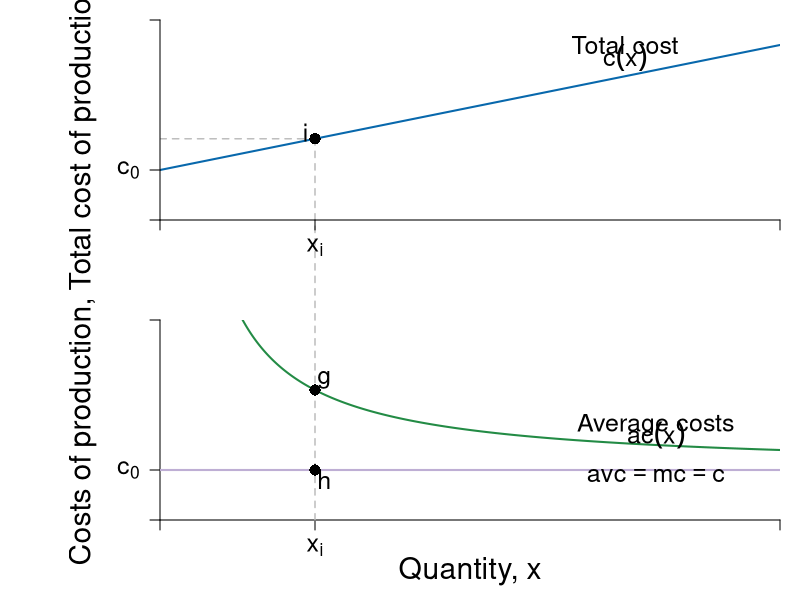

Write the R code that produced this figure.
#Graph Designer: Scott Cohn
#Authors: Bowles and Halliday
#Title: Microeconomics: Competition, Conflict and Coordination

require(shape)
pdf(file = "firmmarketsupply/tc_ac_mc_stacked_linear.pdf", width = 9, height = 12)

#Set parameters for graphics
axislabelsize <- 1.8
labelsize <- 1.5
namesize <- 1.8
annotatesize <- 1.5
graphlinewidth <- 2
segmentlinewidth <- 1.5

COL <- c("#7fc97f", "#beaed4", "#fdc086", "#ffff99", "#386cb0", "#f0027f", "#bf5b17", "#666666")
COLA <- c("#99d8c9","#66c2a4","#41ae76", "#238b45", "#005824")
COLB <- c("#4eb3d3", "#2b8cbe", "#0868ac","#084081")

#Edited the margins to cater for the larger LHS labels
par(mar =  c(4, 8, 1, 1), mfrow = c(2, 1))


totalcost <- function(x, c0 = 10, c1 = 2){
  c0 + c1*x
}

avgcost <- function(x, c0 = 10, c1 = 2){
  totalcost/x
}

avgvarcost <- function(x,  c1 = 2){
  c1
}

marginalcost <- function(x, c1 = 2){
  c1
}

mcline <- function(x, constant = 0.3181472, slope = 0.125){
  constant + slope*x
}



# total cost --------------------------------------------------------------


xlims <- c(0, 10)
ylims <- c(0, 8)

npts <- 501 
x <- seq(xlims[1], xlims[2], length.out = npts)
y <- seq(ylims[1], ylims[2], length.out = npts) 
a <- c(13, 16.75, 19.25)

plot(0, 0, xlim = xlims, ylim = ylims, type = "n",
     xlab = expression(paste("")),
     ylab = expression(paste("")), 
     xaxt = "n", 
     yaxt = "n", 
     cex.lab = axislabelsize, 
     bty = "n",
     xaxs = "i", 
     yaxs = "i")

# Choose x_i

i <- c(2, 2.5, 3, 3.5, 4)
xi <- i[2]

ticksy <- c(0, 2, totalcost(x = xi, c0 = 10, c1 = 2), ylims[2])
ylabels <- c(NA, expression(paste(c[0])), expression(paste(c[i])), NA)
ticksx <- c(0, xi, xlims[2])
xlabels <- c(NA, expression(paste(x[i])), NA)

npts <- 500 
xx1 <- seq(xlims[1], xlims[2], length.out = npts)
xx3 <- seq(xi - 1.5, xi + 1.5, length.out = npts)
xx4 <- seq(4.82456, 7.82456, length.out = npts)

# Total Cost curve
lines(xx1, totalcost(xx1, c0 = 2, c1 = 0.5), col = COLB[3], lwd = graphlinewidth)

# Label the axes
text(-1.25, 0.5*ylims[2], expression(paste("Total cost of production, ", c)), xpd = TRUE, cex = axislabelsize, srt = 90) 

# Segments
segments(xi, -50, xi, totalcost(xi, c0 = 2, c1 = 0.5), lty = 2, col = "grey", lwd = segmentlinewidth, xpd = TRUE)
segments(0, totalcost(xi, c0 = 2, c1 = 0.5), xi, totalcost(xi, c0 = 2, c1 = 0.5), lty = 2, col = "grey", lwd = segmentlinewidth)

# Add point and label
points(xi, totalcost(x = xi, c0 = 2, c1 = 0.5), pch = 16, col = "black", cex = 1.5)
text(xi - 0.15, totalcost(x = xi, c0 = 2, c1 = 0.5) + 0.25, expression("i"), cex = annotatesize)

#Label the cost curve
text(7.5, 7.0, expression("Total cost"), cex = annotatesize)
text(7.5, 6.5, expression(c(x)), cex = annotatesize)

# Axis Labels
axis(1, at = ticksx, pos = 0, labels = xlabels, cex.axis = labelsize)
axis(2, at = ticksy, pos = 0, labels = ylabels, las = 1, cex.axis = labelsize)

# ac & mc -----------------------------------------------------------------

avgcost <- function(x,  c0 = 2, c1 = 0.05){
  (c0 + c1*x)/x
}

marginalcost <- function(x, c1 = 0.05){
  0*x + c1 
}

xlims <- c(0, 10)
ylims <- c(0, 2)

npts <- 501 
x <- seq(xlims[1], xlims[2], length.out = npts)
y <- seq(ylims[1], ylims[2], length.out = npts) 
a <- c(13, 16.75, 19.25)

plot(0, 0, xlim = xlims, ylim = ylims, type = "n",
     xlab = expression(paste("")),
     ylab = expression(paste("")), 
     xaxt = "n", 
     yaxt = "n", 
     cex.lab = axislabelsize, 
     bty = "n",
     xaxs = "i", 
     yaxs = "i")


ticksy <- c(0, 0.5, ylims[2])
ylabels <- c(NA, expression(paste(c[0])), NA)
ticksx <- c(0, xi, xlims[2])
xlabels <- c(NA, expression(paste(x[i])), NA)

axis(1, at = ticksx, pos = 0, labels = xlabels, cex.axis = labelsize)
axis(2, at = ticksy, pos = 0, labels = ylabels, las = 1, cex.axis = labelsize)

npts <- 500 
xx1 <- seq(xlims[1], xlims[2], length.out = npts)
xx3 <- seq(4, 8, length.out = npts)
xx4 <- seq(xlims[1], 6.32456, length.out = npts)
xx5 <- seq(6.32456, xlims[2], length.out = npts)

text(-1.25, 0.5*ylims[2], expression(paste("Costs of production, ", c)), xpd = TRUE, cex = axislabelsize, srt = 90) 
mtext(expression(paste("Quantity, ", x)), side = 1, line = 2.5, cex = axislabelsize)

# segments
segments(xi, 0, xi, ylims[2] + 1, lty = 2, col = "grey", lwd = segmentlinewidth, xpd = TRUE)

# AC
lines(x, avgcost(x, c0 = 2, c1 = 0.5), col = COLA[4], lwd = graphlinewidth)

# AVC = MC
lines(x, marginalcost(x, c1 = 0.5), col = COL[2], lwd = graphlinewidth)

# Add point and label
points(xi, marginalcost(xi, c1 = 0.5), pch = 16, col = "black", cex = 1.5)
text(xi + 0.15, marginalcost(xi, c1 = 0.5) - 0.1, expression("h"), cex = annotatesize)

points(xi, avgcost(xi, c0 = 2, c1 = 0.5), pch = 16, col = "black", cex = 1.5)
text(xi + 0.15, avgcost(xi, c0 = 2, c1 = 0.5) + 0.1, expression("g"), cex = annotatesize)

# Label curves
text(0.8*xlims[2], 0.95, expression("Average costs"), cex = annotatesize)
text(0.8*xlims[2], 0.85, expression(ac(x)), cex = annotatesize)
text(0.8*xlims[2], 0.45, expression(paste(avc == mc, phantom() == c)), cex = annotatesize)

dev.off()
